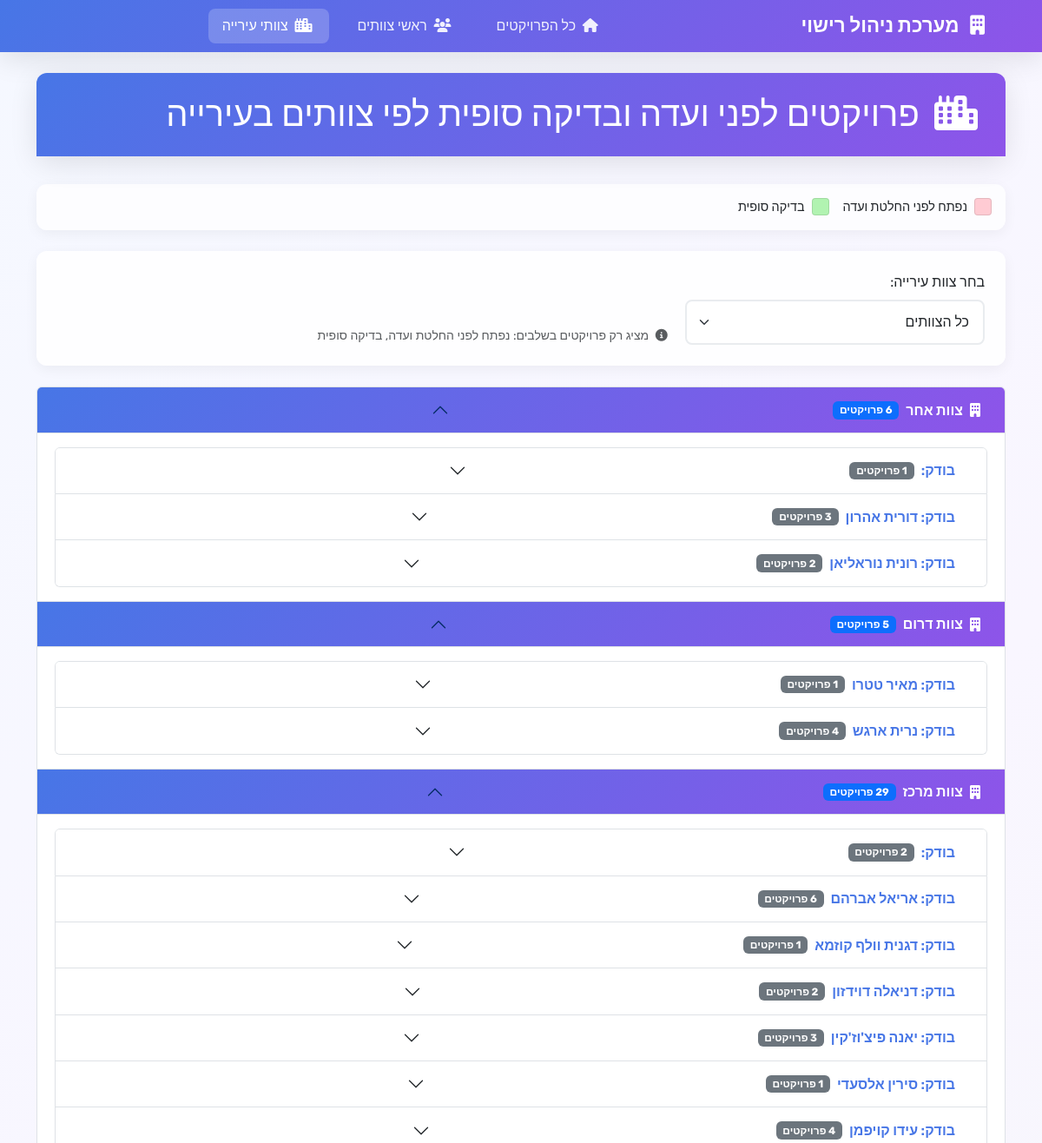
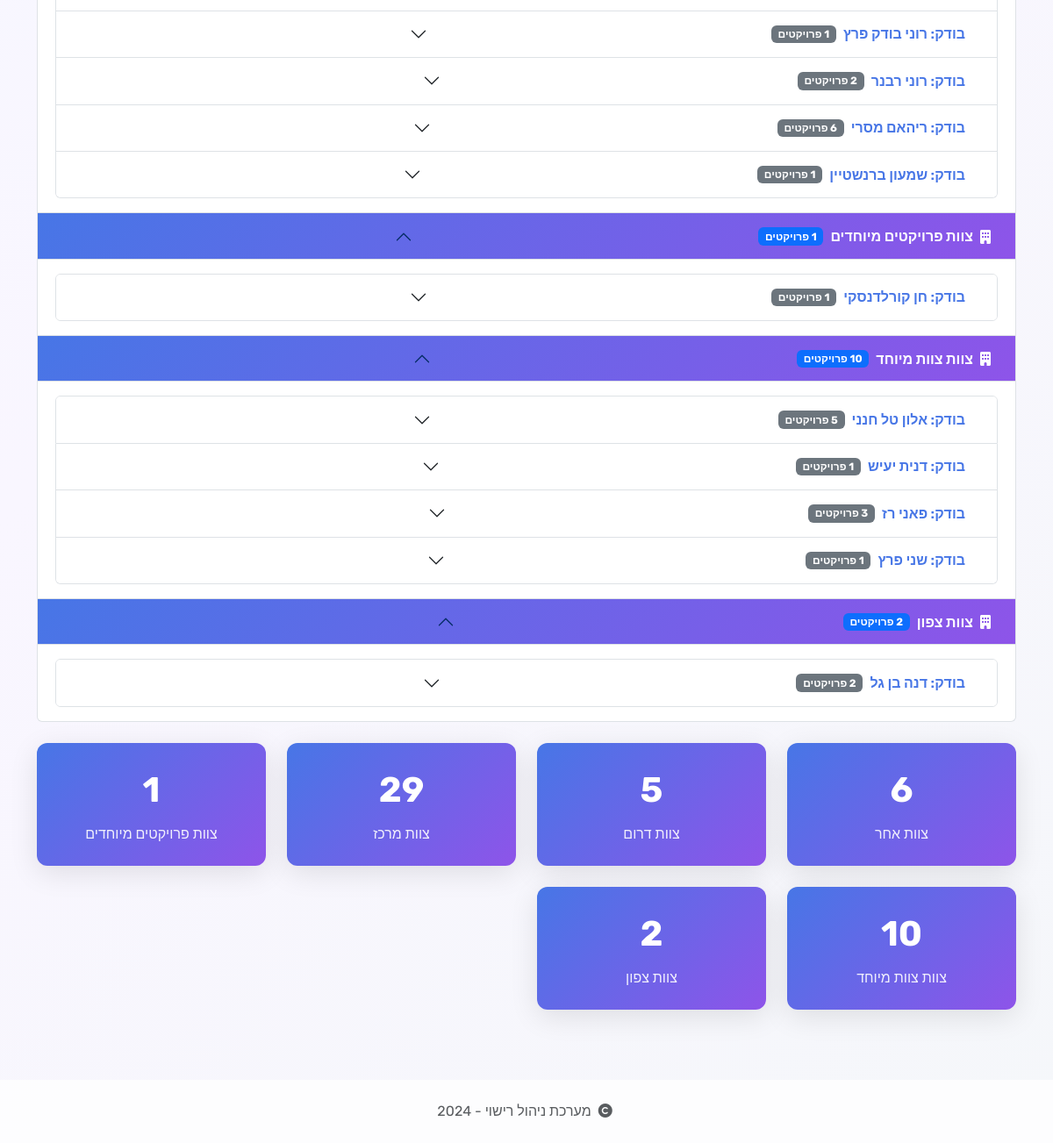
The page /city-teams on the database its author committed (2 pictures, top to bottom).
### tables this page shows
CREATE TABLE projects (
                id INTEGER PRIMARY KEY AUTOINCREMENT,
                project_name TEXT NOT NULL,
                request_number TEXT NOT NULL,
                date TEXT NOT NULL,
                team_leader TEXT NOT NULL,
                stage TEXT NOT NULL
            , request_date TEXT, opening_date TEXT, notes TEXT, licensing_engineer TEXT, request_types TEXT, engineer TEXT, info_file_number TEXT, status_date TEXT, management_company TEXT, entrepreneur_name TEXT, architect TEXT, city TEXT, city_team TEXT, committee_date TEXT, permit_validity_date TEXT, info_date_extension INTEGER DEFAULT 0, opening_date_extension INTEGER DEFAULT 0, status_date_extension INTEGER DEFAULT 0, committee_date_extension INTEGER DEFAULT 0, permit_validity_date_extension INTEGER DEFAULT 0);

### app.py (the view)
@app.route('/city-teams')
def city_teams():
    conn = get_db_connection()
    city_team_filter = request.args.get('city_team', '')
    relevant_stages = ["נפתח לפני החלטת ועדה", "בדיקה סופית"]
    query = """
        SELECT
            id, project_name, request_number, info_file_number,
            date, opening_date, status_date, committee_date, permit_validity_date,
            team_leader, stage, request_types, engineer, management_company,
            entrepreneur_name, architect, city, notes,
            info_date_extension, opening_date_extension, status_date_extension,
            committee_date_extension, permit_validity_date_extension, city_team
        FROM projects
        WHERE stage IN (?, ?)
    """
    params = relevant_stages.copy()
    if city_team_filter:
        query += " AND city_team = ?"
        params.append(city_team_filter)
    query += " ORDER BY city_team, engineer, stage, opening_date"
    projects = conn.execute(query, params).fetchall()
    projects_by_team = {}
    for project in projects:
        project_dict = dict(project)
        if project_dict.get('opening_date'):
            project_dict['formatted_opening_date'] = format_date_with_extension(
                project_dict['opening_date'],
                project_dict.get('opening_date_extension', 0),
                'opening'
            )
        if project_dict.get('committee_date'):
            project_dict['formatted_committee_date'] = format_date_with_extension(
                project_dict['committee_date'],
                project_dict.get('committee_date_extension', 0),
                'committee'
            )
        stage = project_dict.get('stage', '')
        if stage == "נפתח לפני החלטת ועדה":
            project_dict['row_color'] = "stage_committee"
        elif stage == "בדיקה סופית":
            project_dict['row_color'] = "stage_final"
        else:
            project_dict['row_color'] = ""
        team = project_dict.get('city_team', 'לא מוגדר')
        engineer = project_dict.get('engineer', 'לא מוגדר')
        if team not in projects_by_team:
            projects_by_team[team] = {}
        if engineer not in projects_by_team[team]:
            projects_by_team[team][engineer] = []
        projects_by_team[team][engineer].append(project_dict)
    conn.close()
    return render_template('city_teams.html',
                         projects_by_team=projects_by_team,
                         city_teams=CITY_TEAMS,
                         current_city_team=city_team_filter,
                         relevant_stages=relevant_stages)

### app.py (called while the page is built)
def get_db_connection():
    conn = sqlite3.connect(DATABASE_PATH)
    conn.row_factory = sqlite3.Row
    return conn

def calculate_base_date_by_type(original_date, field_type):
    if field_type == 'opening':
        business_target = calculate_business_days(original_date.strftime('%Y-%m-%d'), 45)
        return datetime.strptime(business_target, '%Y-%m-%d') if business_target else original_date + timedelta(days=180)
    elif field_type in ['info', 'committee']:
        return original_date + timedelta(days=730)
    elif field_type == 'permit':
        return original_date + timedelta(days=1095)
    else:
        return original_date + timedelta(days=180)

def format_base_date_by_type(original_date_str, field_type):
    if not original_date_str:
        return ""
    try:
        original_date = datetime.strptime(original_date_str, '%Y-%m-%d')
        base_date = calculate_base_date_by_type(original_date, field_type)
        if field_type == 'opening':
            business_target = calculate_business_days(original_date_str, 45)
            return f"{original_date_str}<br>(45 ימי עסקים: {business_target})"
        elif field_type in ['info', 'committee']:
            return f"{original_date_str}<br>(2 שנים: {base_date.strftime('%Y-%m-%d')})"
        elif field_type == 'permit':
            return f"{original_date_str}<br>(3 שנים: {base_date.strftime('%Y-%m-%d')})"
        else:
            return original_date_str
    except:
        return original_date_str

def get_base_description(field_type):
    if field_type == 'opening':
        return "45 ימי עסקים"
    elif field_type in ['info', 'committee']:
        return "2 שנים"
    elif field_type == 'permit':
        return "3 שנים"
    else:
        return "בסיס"

### templates/city_teams.html (shortened to what this page needs)
{% extends "base.html" %}
{% block content %}
<div class="row">
    <div class="col-12">
        <div class="card">
            <div class="card-header">
                <h1 class="mb-0">
                    <i class="fas fa-city me-2"></i>
                    פרויקטים לפני ועדה ובדיקה סופית לפי צוותים בעירייה
                </h1>
            </div>
        </div>
        <div class="status-legend">
            <div class="legend-item">
                <div class="legend-color" style="background-color: rgba(255, 182, 193, 0.7);"></div>
                <span>נפתח לפני החלטת ועדה</span>
            </div>
            <div class="legend-item">
                <div class="legend-color" style="background-color: rgba(144, 238, 144, 0.7);"></div>
                <span>בדיקה סופית</span>
            </div>
        </div>
        <div class="filter-section">
            <form method="GET" class="row g-3">
                <div class="col-md-4">
                    <label for="city_team" class="form-label">בחר צוות עירייה:</label>
                    <select class="form-select" name="city_team" id="city_team" onchange="this.form.submit()">
                        <option value="">כל הצוותים</option>
                    </select>
                </div>
                <div class="col-md-8">
                    <div class="d-flex align-items-end h-100">
                        <small class="text-muted">
                            <i class="fas fa-info-circle me-1"></i>
                            מציג רק פרויקטים בשלבים: {{ relevant_stages|join(', ') }}
                        </small>
                    </div>
                </div>
            </form>
        </div>
        <div class="accordion" id="cityTeamsAccordion">
            {% for city_team, engineers in projects_by_team.items() %}
            <div class="accordion-item">
                <h2 class="accordion-header" id="cityHeading{{ loop.index }}">
                    <button class="accordion-button {{ 'collapsed' if current_city_team and current_city_team != city_team }}"
                            type="button"
                            data-bs-toggle="collapse"
                            data-bs-target="#cityCollapse{{ loop.index }}"
                            aria-expanded="{{ 'true' if not current_city_team or current_city_team == city_team else 'false' }}"
                            aria-controls="cityCollapse{{ loop.index }}">
                        <i class="fas fa-building me-2"></i>
                        צוות {{ city_team }}
                        <span class="badge bg-primary ms-2">
                            {{ engineers.values() | map('length') | sum }} פרויקטים
                        </span>
                    </button>
                </h2>
                <div id="cityCollapse{{ loop.index }}"
                     class="accordion-collapse collapse {{ 'show' if not current_city_team or current_city_team == city_team }}"
                     aria-labelledby="cityHeading{{ loop.index }}"
                     data-bs-parent="#cityTeamsAccordion">
                    <div class="accordion-body">
                        <div class="accordion" id="engineersAccordion{{ loop.index }}">
                            {% for engineer, projects in engineers.items() %}
                            <div class="accordion-item">
                                <h3 class="accordion-header" id="engineerHeading{{ loop.index0 }}_{{ loop.index }}">
                                    <button class="accordion-button collapsed"
                                            type="button"
                                            data-bs-toggle="collapse"
                                            data-bs-target="#engineerCollapse{{ loop.index0 }}_{{ loop.index }}"
                                            aria-expanded="false"
                                            aria-controls="engineerCollapse{{ loop.index0 }}_{{ loop.index }}">
                                        בודק: {{ engineer }}
                                        <span class="badge bg-secondary ms-2">{{ projects|length }} פרויקטים</span>
                                    </button>
                                </h3>
                            </div>
                            {% endfor %}
                        </div>
                    </div>
                </div>
            </div>
            {% endfor %}
        </div>
        <div class="stats-grid mt-4">
            {% for city_team, engineers in projects_by_team.items() %}
            <div class="stat-card">
                <div class="stat-number">{{ engineers.values() | map('length') | sum }}</div>
                <div class="stat-label">צוות {{ city_team }}</div>
            </div>
            {% endfor %}
        </div>
    </div>
</div>
{% endblock %}

### templates/base.html (style rules this page uses)
:root { --primary-gradient: linear-gradient(135deg, #4776E6 0%, #8E54E9 100%); --primary-color: #4776E6; --secondary-color: #8E54E9; --bg-gradient: linear-gradient(135deg, #f5f8ff 0%, #f9f6ff 50%, #f5f7fa 100%); --card-shadow: 0 8px 32px rgba(0, 0, 0, 0.1); --border-radius: 12px; }
* { font-family: 'Rubik', -apple-system, BlinkMacSystemFont, 'Segoe UI', sans-serif; }
body { background: var(--bg-gradient); min-height: 100vh; direction: rtl; }
.card { border: none; border-radius: var(--border-radius); box-shadow: var(--card-shadow); backdrop-filter: blur(10px); background: rgba(255, 255, 255, 0.95); margin-bottom: 2rem; }
.card-header { background: var(--primary-gradient); color: white; border: none; border-radius: var(--border-radius) var(--border-radius) 0 0 !important; font-weight: 600; padding: 1.5rem; }
.form-control, .form-select { border: 2px solid #e9ecef; border-radius: 8px; padding: 0.75rem 1rem; transition: all 0.3s ease; }
.status-legend { display: flex; flex-wrap: wrap; gap: 1rem; margin-bottom: 1.5rem; padding: 1rem; background: rgba(255, 255, 255, 0.8); border-radius: var(--border-radius); box-shadow: 0 4px 15px rgba(0, 0, 0, 0.05); }
.legend-item { display: flex; align-items: center; gap: 0.5rem; font-size: 0.9rem; font-weight: 500; }
.legend-color { width: 20px; height: 20px; border-radius: 4px; border: 1px solid rgba(0, 0, 0, 0.1); }
.stats-grid { display: grid; grid-template-columns: repeat(auto-fit, minmax(250px, 1fr)); gap: 1.5rem; margin-bottom: 2rem; }
.stat-card { background: var(--primary-gradient); color: white; padding: 1.5rem; border-radius: var(--border-radius); text-align: center; box-shadow: var(--card-shadow); }
.stat-number { font-size: 2.5rem; font-weight: 700; margin-bottom: 0.5rem; }
.stat-label { font-size: 1rem; opacity: 0.9; }
.filter-section { background: rgba(255, 255, 255, 0.9); padding: 1.5rem; border-radius: var(--border-radius); margin-bottom: 1.5rem; box-shadow: 0 4px 15px rgba(0, 0, 0, 0.05); }
.accordion-button { background: rgba(255, 255, 255, 0.9); border: none; font-weight: 600; color: var(--primary-color); }
.accordion-button:not(.collapsed) { background: var(--primary-gradient); color: white; }

### rows shown on the page
projects: city_team "אחר", values|map "6"
projects: engineer "דורית אהרון"
projects: engineer "רונית נוראליאן"
projects: city_team "דרום", values|map "5", engineer "מאיר טטרו", projects "1"
projects: engineer "נרית ארגש"
projects: city_team "מרכז", values|map "29", engineers "2"
projects: engineer "אריאל אברהם"
projects: engineer "דגנית וולף קוזמא", projects "1"
projects: engineer "דניאלה דוידזון", projects "2"
projects: engineer "יאנה פיצ'וז'קין", projects "3"
projects: engineer "סירין אלסעדי", projects "1"
projects: engineer "עידו קויפמן", projects "4"
projects: engineer "רוני בודק פרץ", projects "1"
projects: engineer "רוני רבנר", projects "2"
projects: engineer "ריהאם מסרי", projects "6"
projects: engineer "שמעון ברנשטיין", projects "1"
projects: city_team "פרויקטים מיוחדים", engineer "חן קורלדנסקי", projects "1", values|map "1"
projects: city_team "צוות מיוחד", values|map "10", engineer "אלון טל חנני", projects "5"
projects: engineer "דנית יעיש", projects "1"
projects: engineer "פאני רז", projects "3"
projects: engineer "שני פרץ"
projects: city_team "צפון", values|map "2", engineer "דנה בן גל"

### other values the page prints
{{ relevant_stages|join(', ') }} "נפתח לפני החלטת ועדה, בדיקה סופית"
